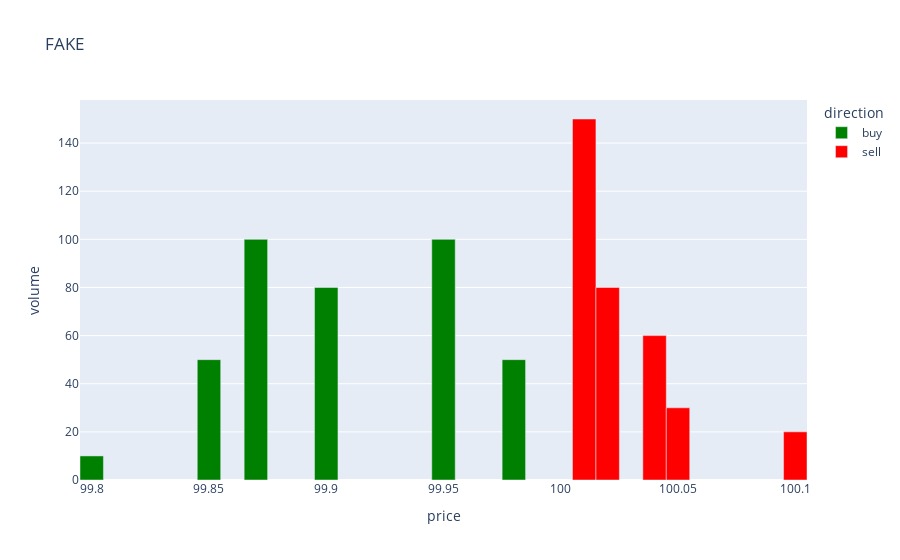

Write notebook code for a chart like this one.
### Markdown cell above
## Market orders

### Code cell
market_order = get_market_order(direction="sell", volume=150, timestamp=ts)
ts += delta
exchange.process_order(market_order)
visualise_orderbook(exchange.central_orderbook)

### Figure 1 — Plotly figure (JSON) as saved in the notebook; plotly's stock layout.template omitted (floating-point values rounded to 4 significant figures)
{"data": [{"alignmentgroup": "True", "hovertemplate": "direction=buy<br>price=%{x}<br>volume=%{y}<extra></extra>", "legendgroup": "buy", "marker": {"color": "green", "pattern": {"shape": ""}}, "name": "buy", "offsetgroup": "buy", "orientation": "v", "showlegend": true, "textposition": "auto", "type": "bar", "width": 0.01, "x": [99.98, 99.95, 99.9, 99.87, 99.85, 99.8], "xaxis": "x", "y": [50, 100, 80, 100, 50, 10], "yaxis": "y"}, {"alignmentgroup": "True", "hovertemplate": "direction=sell<br>price=%{x}<br>volume=%{y}<extra></extra>", "legendgroup": "sell", "marker": {"color": "red", "pattern": {"shape": ""}}, "name": "sell", "offsetgroup": "sell", "orientation": "v", "showlegend": true, "textposition": "auto", "type": "bar", "width": 0.01, "x": [100.0, 100.0, 100.0, 100.0, 100.1], "xaxis": "x", "y": [150, 80, 60, 30, 20], "yaxis": "y"}], "layout": {"barmode": "relative", "legend": {"title": {"text": "direction"}, "tracegroupgap": 0}, "title": {"text": "FAKE"}, "xaxis": {"anchor": "y", "domain": [0, 1], "title": {"text": "price"}}, "yaxis": {"anchor": "x", "domain": [0, 1], "title": {"text": "volume"}}}}
